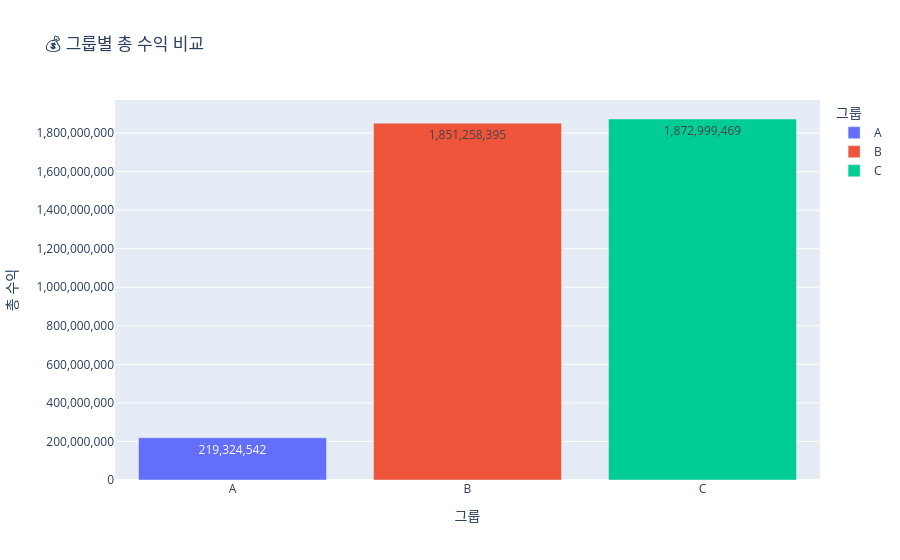

The notebook cell this image was saved under:
### Markdown cell above
#### 3-2. 그룹별 수익 비교
- A 그룹은 B/C 대비 수익 규모가 약 1/8 ~ 1/9 수준

### Code cell
# 그룹별 수익 합계
group_revenue = data_unique.groupby('grp')['amount'].sum().reset_index(name='total_revenue')

# 막대그래프 시각화
fig = px.bar(group_revenue, 
             x='grp', 
             y='total_revenue',
             color='grp',
             title='💰 그룹별 총 수익 비교',
             labels={'grp': '그룹', 'total_revenue': '총 수익'},
             text_auto=True)
fig.update_layout(yaxis_tickformat=",")
fig.show()

### Figure 1 — Plotly figure (JSON) as saved in the notebook; plotly's stock layout.template omitted (floating-point values rounded to 4 significant figures)
{"data": [{"hovertemplate": "그룹=%{x}<br>총 수익=%{y}<extra></extra>", "legendgroup": "A", "marker": {"color": "#636efa", "pattern": {"shape": ""}}, "name": "A", "orientation": "v", "showlegend": true, "textposition": "auto", "texttemplate": "%{y}", "type": "bar", "x": ["A"], "xaxis": "x", "y": [219324542], "yaxis": "y"}, {"hovertemplate": "그룹=%{x}<br>총 수익=%{y}<extra></extra>", "legendgroup": "B", "marker": {"color": "#EF553B", "pattern": {"shape": ""}}, "name": "B", "orientation": "v", "showlegend": true, "textposition": "auto", "texttemplate": "%{y}", "type": "bar", "x": ["B"], "xaxis": "x", "y": [1851258395], "yaxis": "y"}, {"hovertemplate": "그룹=%{x}<br>총 수익=%{y}<extra></extra>", "legendgroup": "C", "marker": {"color": "#00cc96", "pattern": {"shape": ""}}, "name": "C", "orientation": "v", "showlegend": true, "textposition": "auto", "texttemplate": "%{y}", "type": "bar", "x": ["C"], "xaxis": "x", "y": [1872999469], "yaxis": "y"}], "layout": {"barmode": "relative", "legend": {"title": {"text": "그룹"}, "tracegroupgap": 0}, "title": {"text": "💰 그룹별 총 수익 비교"}, "xaxis": {"anchor": "y", "categoryarray": ["A", "B", "C"], "categoryorder": "array", "domain": [0, 1], "title": {"text": "그룹"}}, "yaxis": {"anchor": "x", "domain": [0, 1], "tickformat": ",", "title": {"text": "총 수익"}}}}
